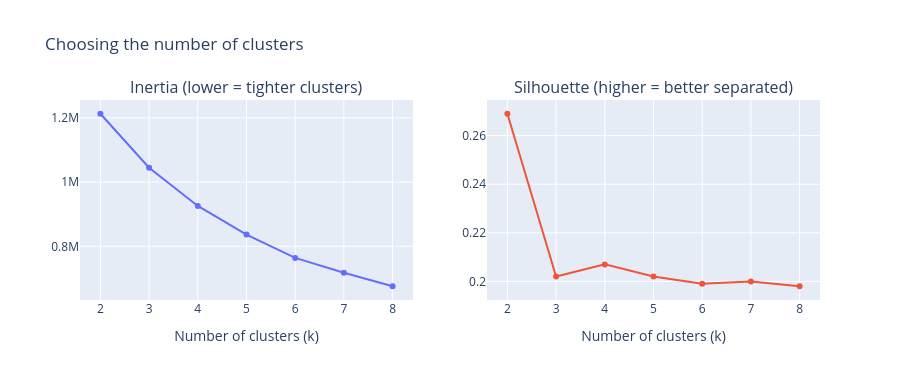

Here is the notebook cell this chart was saved with:
### Code cell
# Task 4, step 3 (chart): compare k = 2..8 visually.
# Left: inertia by k (look for an 'elbow' where the curve flattens). Right: silhouette by k (higher = better).
# Input: k_report from the previous cell.

import plotly.graph_objects as go                               # Plotly's building blocks for charts (traces)
from plotly.subplots import make_subplots                       # puts several charts side by side in one figure

# one figure with two charts side by side (1 row, 2 columns), each with its own title
fig = make_subplots(rows=1, cols=2, subplot_titles=("Inertia (lower = tighter clusters)",
                                                    "Silhouette (higher = better separated)"))
# left chart: inertia against k, drawn as a line with points
fig.add_trace(go.Scatter(x=k_report["k"], y=k_report["inertia"], mode="lines+markers"), row=1, col=1)
# right chart: silhouette against k, drawn as a line with points
fig.add_trace(go.Scatter(x=k_report["k"], y=k_report["silhouette"], mode="lines+markers"), row=1, col=2)
fig.update_xaxes(title="Number of clusters (k)", dtick=1)       # X-axis title on both charts; a tick at every whole k
# no legend (each chart has one line), 380 px tall, overall title
fig.update_layout(showlegend=False, height=380, title="Choosing the number of clusters")
fig

### Figure 1 — Plotly figure (JSON) as saved in the notebook; plotly's stock layout.template omitted (floating-point values rounded to 4 significant figures)
{"data": [{"mode": "lines+markers", "x": [2, 3, 4, 5, 6, 7, 8], "y": [1212800, 1044775, 925754, 836670, 763876, 717540, 675593], "type": "scatter", "xaxis": "x", "yaxis": "y"}, {"mode": "lines+markers", "x": [2, 3, 4, 5, 6, 7, 8], "y": [0.269, 0.202, 0.207, 0.202, 0.199, 0.2, 0.198], "type": "scatter", "xaxis": "x2", "yaxis": "y2"}], "layout": {"xaxis": {"anchor": "y", "domain": [0, 0.45], "title": {"text": "Number of clusters (k)"}, "dtick": 1}, "yaxis": {"anchor": "x", "domain": [0, 1]}, "xaxis2": {"anchor": "y2", "domain": [0.55, 1], "title": {"text": "Number of clusters (k)"}, "dtick": 1}, "yaxis2": {"anchor": "x2", "domain": [0, 1]}, "annotations": [{"font": {"size": 16}, "showarrow": false, "text": "Inertia (lower = tighter clusters)", "x": 0.225, "xanchor": "center", "xref": "paper", "y": 1, "yanchor": "bottom", "yref": "paper"}, {"font": {"size": 16}, "showarrow": false, "text": "Silhouette (higher = better separated)", "x": 0.775, "xanchor": "center", "xref": "paper", "y": 1, "yanchor": "bottom", "yref": "paper"}], "showlegend": false, "height": 380, "title": {"text": "Choosing the number of clusters"}}}
